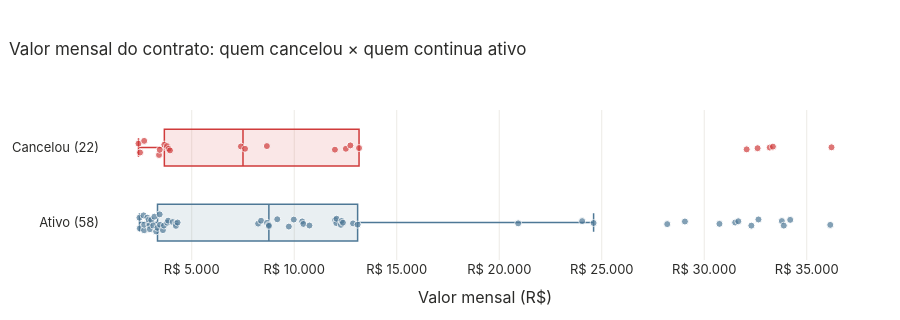

Notebook code for this chart:
### Code cell
fig = go.Figure()
for st in ORDEM_STATUS[::-1]:
    s = cli[cli.status == st]
    fig.add_trace(go.Box(x=s.valor_mensal, name=f"{st} ({len(s)})", marker_color=CORES[st], boxpoints="all",
                         jitter=0.5, pointpos=0, marker=dict(size=7, opacity=0.7, line=dict(color="white", width=1)),
                         line_width=1.5, fillcolor=rgba(CORES[st], 0.12), customdata=s[["cliente_id", "plano"]],
                         hovertemplate="<b>%{customdata[0]}</b> · %{customdata[1]}<br>R$ %{x:,.0f}/mês<extra></extra>"))
fig.update_layout(height=320, showlegend=False, title="Valor mensal do contrato: quem cancelou × quem continua ativo")
fig.update_xaxes(title_text="Valor mensal (R$)", tickprefix="R$ ", tickformat=",.0f")
fig.show()

### Figure 1 — Plotly figure (JSON) as saved in the notebook; plotly's stock layout.template omitted (floating-point values rounded to 4 significant figures)
{"data": [{"boxpoints": "all", "customdata": [["C001", "Essencial"], ["C002", "Avançado"], ["C003", "Essencial"], ["C005", "Essencial"], ["C006", "Essencial"], ["C008", "Essencial"], ["C009", "Essencial"], ["C010", "Enterprise"], ["C011", "Enterprise"], ["C012", "Avançado"], ["C013", "Avançado"], ["C016", "Essencial"], ["C018", "Enterprise"], ["C019", "Essencial"], ["C021", "Avançado"], ["C023", "Enterprise"], ["C026", "Essencial"], ["C027", "Avançado"], ["C028", "Essencial"], ["C029", "Avançado"], ["C033", "Essencial"], ["C035", "Avançado"], ["C036", "Avançado"], ["C037", "Avançado"], ["C039", "Avançado"], ["C040", "Avançado"], ["C042", "Essencial"], ["C044", "Essencial"], ["C045", "Essencial"], ["C046", "Avançado"], ["C048", "Avançado"], ["C049", "Essencial"], ["C050", "Avançado"], ["C051", "Enterprise"], ["C052", "Enterprise"], ["C055", "Enterprise"], ["C056", "Enterprise"], ["C057", "Essencial"], ["C058", "Enterprise"], ["C059", "Essencial"], ["C060", "Essencial"], ["C061", "Enterprise"], ["C062", "Enterprise"], ["C063", "Essencial"], ["C064", "Essencial"], ["C065", "Essencial"], ["C066", "Avançado"], ["C067", "Avançado"], ["C068", "Essencial"], ["C069", "Avançado"], ["C070", "Avançado"], ["C071", "Enterprise"], ["C072", "Essencial"], ["C074", "Avançado"], ["C076", "Enterprise"], ["C078", "Essencial"], ["C079", "Essencial"], ["C080", "Enterprise"]], "fillcolor": "rgba(78,120,150,0.12)", "hovertemplate": "<b>%{customdata[0]}</b> · %{customdata[1]}<br>R$ %{x:,.0f}/mês<extra></extra>", "jitter": 0.5, "line": {"width": 1.5}, "marker": {"color": "#4e7896", "line": {"color": "white", "width": 1}, "opacity": 0.7, "size": 7}, "name": "Ativo (58)", "pointpos": 0, "type": "box", "x": [3848, 10742, 3179, 2467, 3458, 4072, 2836, 31510, 30742, 10445, 12052, 2940, 32299, 2897, 11994, 32645, 3644, 12277, 4228, 12868, 4310, 8760, 8765, 8381, 13092, 10388, 2908, 3594, 3121, 9978, 8238, 3264, 12312, 24045, 28195, 31660, 33786, 3436, 34194, 2450, 2677, 36148, 24603, 3330, 4226, 3805, 12375, 8672, 2650, 9736, 12064, 33881, 2678, 9171, 29057, 3023, 2958, 20924]}, {"boxpoints": "all", "customdata": [["C004", "Essencial"], ["C007", "Enterprise"], ["C014", "Avançado"], ["C015", "Essencial"], ["C017", "Avançado"], ["C020", "Avançado"], ["C022", "Avançado"], ["C024", "Essencial"], ["C025", "Enterprise"], ["C030", "Essencial"], ["C031", "Essencial"], ["C032", "Enterprise"], ["C034", "Enterprise"], ["C038", "Avançado"], ["C041", "Avançado"], ["C043", "Essencial"], ["C047", "Enterprise"], ["C053", "Avançado"], ["C054", "Essencial"], ["C073", "Essencial"], ["C075", "Essencial"], ["C077", "Essencial"]], "fillcolor": "rgba(208,59,59,0.12)", "hovertemplate": "<b>%{customdata[0]}</b> · %{customdata[1]}<br>R$ %{x:,.0f}/mês<extra></extra>", "jitter": 0.5, "line": {"width": 1.5}, "marker": {"color": "#d03b3b", "line": {"color": "white", "width": 1}, "opacity": 0.7, "size": 7}, "name": "Cancelou (22)", "pointpos": 0, "type": "box", "x": [3939, 32602, 12518, 3879, 8666, 12739, 13161, 3792, 33350, 3404, 3791, 36208, 32070, 7399, 11985, 2479, 33196, 7601, 3440, 3664, 2680, 2403]}], "layout": {"height": 320, "showlegend": false, "title": {"text": "Valor mensal do contrato: quem cancelou × quem continua ativo"}, "xaxis": {"tickformat": ",.0f", "tickprefix": "R$ ", "title": {"text": "Valor mensal (R$)"}}}}
